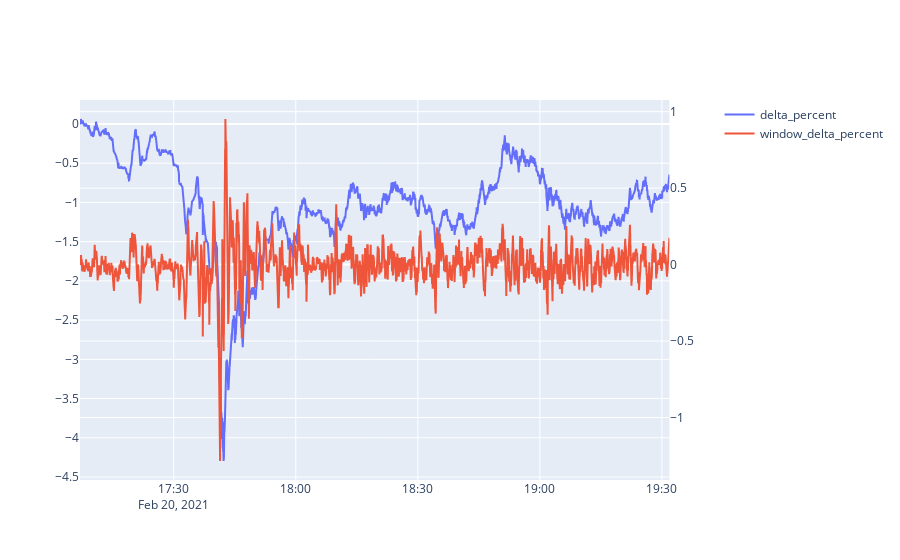
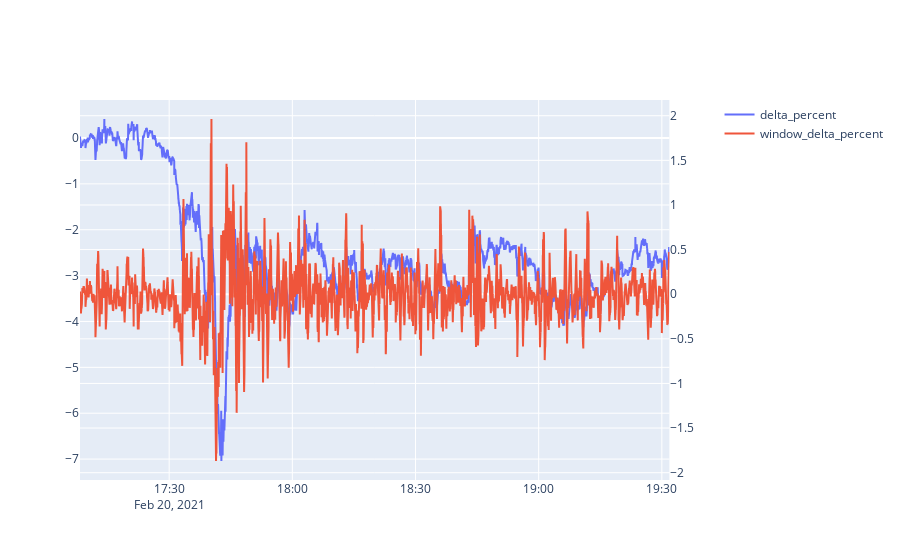

Write notebook code for charts like these, in order.
### Code cell
while True:
    clear_output(wait=True)
    time.sleep(1)

    df = pd.read_csv("BTC.csv")
#     df = df.tail(400)
    fig = make_subplots(specs=[[{"secondary_y": True}]])
    fig.add_trace(go.Scatter(x=df['date'], y=df['delta_percent'],
                        mode='lines',
                        name='delta_percent',
                            ),
                      secondary_y=False
                 )
    fig.add_trace(go.Scatter(x=df['date'], y=df['window_delta_percent'],
                        mode='lines',
                        name='window_delta_percent',
                            ),
                   secondary_y=True,
                 )
    fig.show()
    
    df = pd.read_csv("DOGE.csv")
#     df = df.tail(400)
    fig = make_subplots(specs=[[{"secondary_y": True}]])
    fig.add_trace(go.Scatter(x=df['date'], y=df['delta_percent'],
                        mode='lines',
                        name='delta_percent',
                            ),
                      secondary_y=False
                 )
    fig.add_trace(go.Scatter(x=df['date'], y=df['window_delta_percent'],
                        mode='lines',
                        name='window_delta_percent',
                            ),
                   secondary_y=True,
                 )
    fig.show()


    break

### Figure 1 — Plotly figure (JSON) as saved in the notebook; plotly's stock layout.template omitted (floating-point values rounded to 4 significant figures; data arrays with more than 128 entries replaced by an {"elided": "..."} marker saying what was removed)
{"data": [{"mode": "lines", "name": "delta_percent", "type": "scatter", "x": {"elided": "7981 str values"}, "xaxis": "x", "y": {"elided": "7981 float values"}, "yaxis": "y"}, {"mode": "lines", "name": "window_delta_percent", "type": "scatter", "x": {"elided": "7981 str values"}, "xaxis": "x", "y": {"elided": "7981 float values"}, "yaxis": "y2"}], "layout": {"xaxis": {"anchor": "y", "domain": [0, 0.94]}, "yaxis": {"anchor": "x", "domain": [0, 1]}, "yaxis2": {"anchor": "x", "overlaying": "y", "side": "right"}}}

### Figure 2 — Plotly figure (JSON) as saved in the notebook; plotly's stock layout.template omitted (floating-point values rounded to 4 significant figures; data arrays with more than 128 entries replaced by an {"elided": "..."} marker saying what was removed)
{"data": [{"mode": "lines", "name": "delta_percent", "type": "scatter", "x": {"elided": "7907 str values"}, "xaxis": "x", "y": {"elided": "7907 float values"}, "yaxis": "y"}, {"mode": "lines", "name": "window_delta_percent", "type": "scatter", "x": {"elided": "7907 str values"}, "xaxis": "x", "y": {"elided": "7907 float values"}, "yaxis": "y2"}], "layout": {"xaxis": {"anchor": "y", "domain": [0, 0.94]}, "yaxis": {"anchor": "x", "domain": [0, 1]}, "yaxis2": {"anchor": "x", "overlaying": "y", "side": "right"}}}
